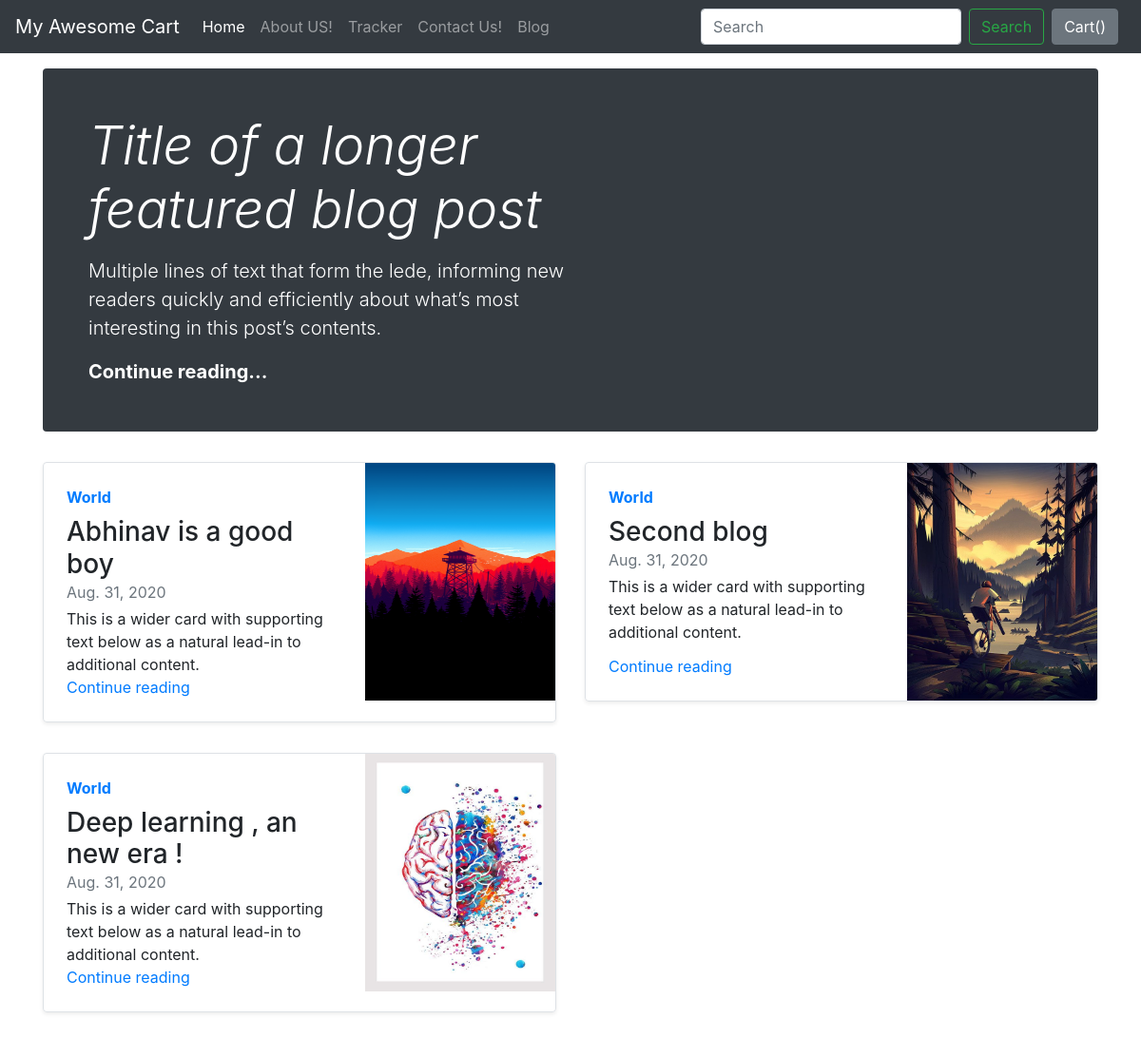
/blog/, run on an earlier commit of the app's database.
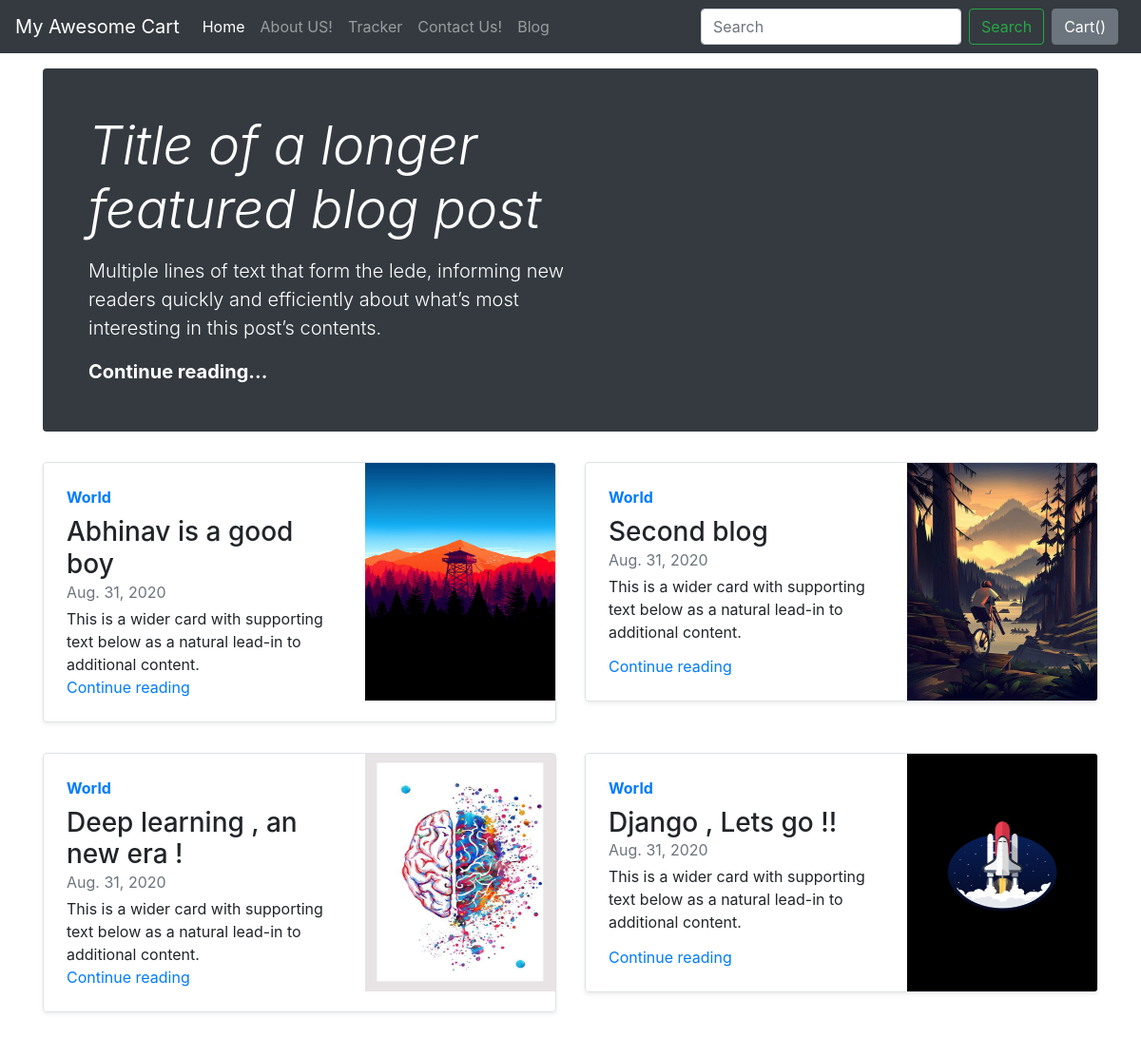
And on a later commit of the database.
### blog/models.py (models this page shows)
class Blogpost(models.Model):
    post_id=models.AutoField(primary_key=True)
    title=models.CharField(max_length=50)
    head0=models.CharField(max_length=50)
    chead0=models.CharField(max_length=5000)
    head1=models.CharField(max_length=300)
    chead1=models.CharField(max_length=3000)
    head2=models.CharField(max_length=50)
    chead2=models.CharField(max_length=3000)
    pub_date=models.DateField()
    thumbnail=models.ImageField(upload_to="blog/images",default="")
    def __str__(self):
        return  self.title

### blog/views.py (the view)
# urls.py: path('',views.index)
def index(request):
    myposts=Blogpost.objects.all()
    print(myposts)
    return render(request,'blog/index.html',{'myposts':myposts})

### blog/templates/blog/index.html (shortened to what this page needs)
{% extends 'shop/basic.html' %}
{% block body %}
  <div class="container mt-3">
    <div class="jumbotron p-4 p-md-5 text-white rounded bg-dark">
    <div class="col-md-6 px-0">
      <h1 class="display-4 font-italic">Title of a longer featured blog post</h1>
      <p class="lead my-3">Multiple lines of text that form the lede, informing new readers quickly and efficiently about what’s most interesting in this post’s contents.</p>
      <p class="lead mb-0"><a href="" class="text-white font-weight-bold">Continue reading...</a></p>
    </div>
  </div>
    <div class="row my-2">
    {% for item in myposts %}
    <div class="col-md-6">
      <div class="row no-gutters border rounded overflow-hidden flex-md-row mb-4 shadow-sm h-md-250 position-relative">
        <div class="col p-4 d-flex flex-column position-static">
          <strong class="d-inline-block mb-2 text-primary">World</strong>
          <h3 class="mb-0">{{item.title}}</h3>
          <div class="mb-1 text-muted">{{item.pub_date}}</div>
          <p class="card-text mb-auto">This is a wider card with supporting text below as a natural lead-in to additional content.</p>
          <a href="blogpost/{{item.post_id}}" class="stretched-link">Continue reading</a>
        </div>
        <div class="col-auto d-none d-lg-block">
          <img class="bd-placeholder-img" width="200" height="250" src='/media/{{item.thumbnail}}'> </img>
        </div>
      </div>
    </div>
   {% if forloop.counter|divisibleby:2  %}
  </div>
    <div class="row my-2">
    {% endif %}
    {% endfor %}
    </div>
   {% endblock %}

What changed in the data, as far as the page shows it:
added Blogpost: title "Django , Lets go !!", pub_date "Aug. 31, 2020", thumbnail (picture)
